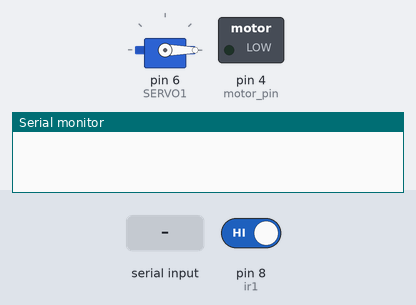
The sketch below on a simulated Arduino Uno, built with avr-gcc and run on an emulated ATmega328P. Shown: servo, switched loads named in the sketch (green lamp = pin HIGH), the last lines printed to the serial monitor. The inputs (shaded band) are chosen by the test bench; at power-on: pin 8 (ir1) HIGH.

Above: at 1.2 s.
1.3 s: "q" received over the second serial link
At 2.4 s:
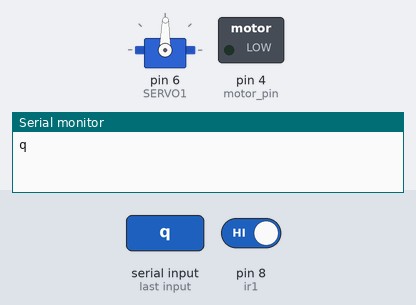
4.3 s: "t" received over the second serial link
At 4.7 s:
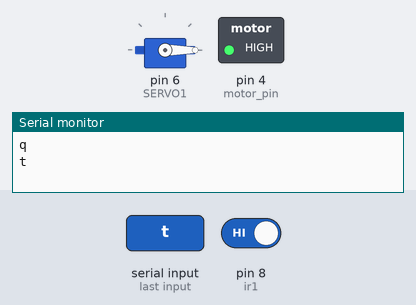
5.8 s: pin 8 (ir1) driven LOW
At 8.68 s:
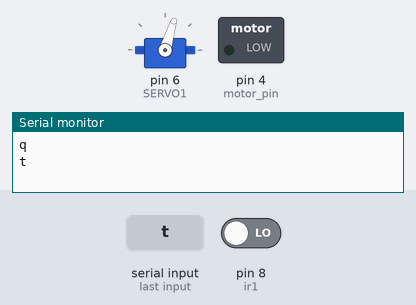
Timing chart, 0 to 14.8 s (numbered marks = the images above; inputs shaded):
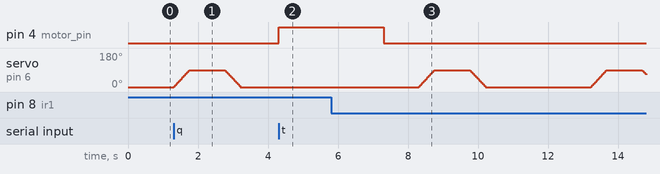

The sketch:

AutoMarketLtdaAtiv17.ino
```cpp
#include <Servo.h>
#include <SoftwareSerial.h>

SoftwareSerial BT(11, 10);


// pin declaration
#define SERVO1 6

const int motor_pin = 4;
const int ir1 = 8;
const int ir2 = 9;
const int ir3 = 12;


// vars
Servo s;
int servo_pos;
int any_product_lack = 1;

int product_here = 1;
int wanted_product = 1;

void setup()
{
  Serial.begin(9600);
  BT.begin(9600);

  pinMode(ir1, INPUT);
  pinMode(motor_pin, OUTPUT);
  digitalWrite(motor_pin, LOW);

  s.attach(SERVO1);
  Serial.begin(9600);
  s.write(0);
}

void servo() {
  //Serial.println("objeto na frente do sensor infravermelho");
  //Serial.println("servo ligado");

  // aciona o servo motor para a abertura da comporta
  for (servo_pos = 0; servo_pos < 90; servo_pos++)
  {
    s.write(servo_pos);
    delay(5);
  }
  delay(1000);
  for (servo_pos = 90; servo_pos >= 0; servo_pos--)
  {
    s.write(servo_pos);
    delay(5);
  }
}


void abrir_comporta() {
  if (digitalRead(ir1) == LOW)
  {
    servo();
  } else if (digitalRead(ir2) == LOW) {
    servo();
  } else if (digitalRead(ir3) == LOW) {
    servo();
  }
}


void loop()
{
  if (BT.available()) {
    char c = BT.read();
    Serial.println(c);
    if (c == 'q') {
      servo();
    } else if (c == 't') {
      digitalWrite(motor_pin, HIGH);
      delay(3000);
      digitalWrite(motor_pin, LOW);
    }
  }
  // checa se a caixa esta posicionada
  if (digitalRead(ir1) == LOW && product_here == wanted_product)
  {

    //Serial.println("objeto na frente do sensor infravermelho");
    //Serial.println("motor desligado");
    digitalWrite(motor_pin, LOW);

    delay(1000);

    abrir_comporta();

    delay(2000);
  }

  // aciona a esteira caso ainda exista algum produto a ser colocado na caixa
  else if (any_product_lack)
  {
    //Serial.println("servos desligados");
    //liga o motor
    //digitalWrite(motor_pin, HIGH);
    //Serial.println("motor ligado");
  }
}
```

Measured:
- after the input at 1.3 s, servo on pin 6 (SERVO1): rises from 0° to 90° in 1.5 s, then falls to 0° in 0.46 s
- after the input at 4.3 s, pin 4 (motor_pin): LOW → HIGH at once
